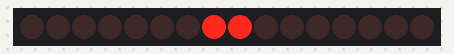
A sketch run on a simulated Arduino Uno, built with avr-gcc and run on an emulated ATmega328P. Parts: 16 shift-register outputs drawn as a row of LEDs (first output left, lit = HIGH). Wiring (inferred from the names in the program): 2 × shift register (74HC595): data pin 9; shift clock pin 7; latch pin 8. Wiring (inferred from the signals the program sends): row of LEDs: on Q0, Q1, Q2, Q3, Q4, Q5, Q6, Q7, Q8, Q9, Q10, Q11, Q12, Q13, Q14, Q15.

Above: at 0.5 s.
At 2.5 s:
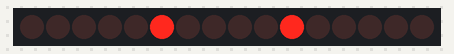
At 4.5 s:
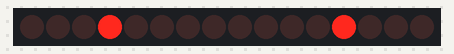
At 8.5 s:
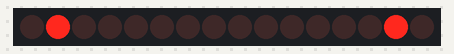
At 13.5 s:
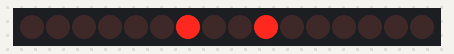
At 17.5 s:
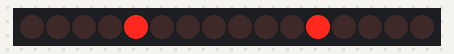
Timing chart, 0 to 18.2 s (numbered marks = the images above):
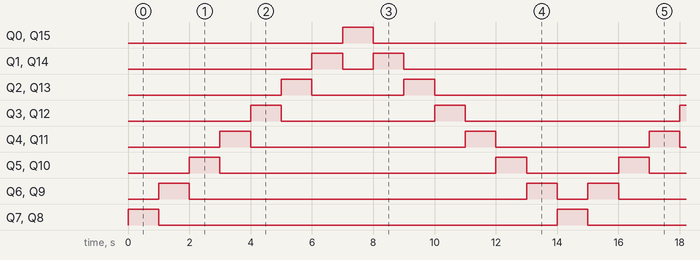

Measured:
- by itself, Q0, Q7, Q8, Q15: alternates HIGH for 1.0 s and LOW for 13.0 s
- by itself, Q1, Q14: repeats every 14.0 s: LOW 1.0 s, HIGH 1.0 s, LOW 11.0 s, HIGH 1.0 s
- by itself, Q2, Q13: repeats every 14.0 s: LOW 3.0 s, HIGH 1.0 s, LOW 9.0 s, HIGH 1.0 s
- by itself, Q3, Q12: repeats every 14.0 s: LOW 5.0 s, HIGH 1.0 s, LOW 7.0 s, HIGH 1.0 s
- by itself, Q4, Q11: repeats every 14.0 s: LOW 7.0 s, HIGH 1.0 s, LOW 5.0 s, HIGH 1.0 s
- by itself, Q5, Q10: repeats every 14.0 s: LOW 9.0 s, HIGH 1.0 s, LOW 3.0 s, HIGH 1.0 s
- by itself, Q6, Q9: repeats every 14.0 s: LOW 11.0 s, HIGH 1.0 s, LOW 1.0 s, HIGH 1.0 s

The sketch:

_2_SHIFT_REGISTERA_RADI_1.ino
```cpp
int dataPin = 9;
int latchPin = 8;
int clockPin = 7;
int seq[14] = {
  1,2,4,8,16,32,64,128,64,32,16,8,4,2};
int seq2[14] = {
  128,64,32,16,8,4,2,1,2,4,8,16,32,64};
int value = 0;
int value2 = 0;

void setup()
{
  pinMode(dataPin, OUTPUT);    // Configure Digital Pins
  pinMode(latchPin, OUTPUT);
  pinMode(clockPin, OUTPUT);
}

void loop()
{
  for (int n=0; n < 14; n++)
  {
    value = seq[n];             // 1. shift reg.
    value2 = seq2[n];          //2. shift reg.
    writeOutput();
    delay(1000);
  }
}

void writeOutput()
{
  digitalWrite(latchPin, LOW);                       // Pull latch LOW to send data
  shiftOut(dataPin, clockPin, MSBFIRST, value);      // Send the data byte 1
  shiftOut(dataPin, clockPin, MSBFIRST, value2);     // Send the data byte 2
  digitalWrite(latchPin, HIGH);                      // Pull latch HIGH to stop sending data
}
```
